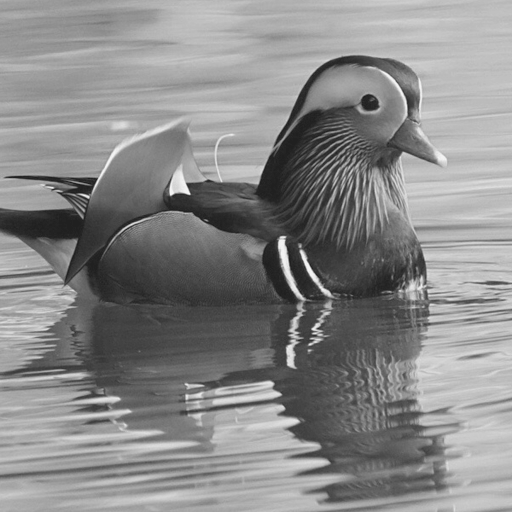
#> input picture DIP_HW2/Bird 2.tif, 512 x 512 px, found by its file name
$ jupyter execute --allow-errors Discrete_Fourier_Transform.ipynb   (shell and % lines are left out)
#> lines starting #> are read from the running program, lines starting #| are printed output that depends on the picture; long printed decimals are rounded
<a href="https://colab.research.google.com/github/Louis5228/Digital-Image-Process/blob/main/Discrete_Fourier_Transform.ipynb" target="_parent"></a>

[cell 1]
import os
from google.colab import drive
from matplotlib import pyplot as plt
import numpy as np
import cv2
import math
drive.mount('/content/gdrive')
os.chdir("/content/gdrive/My Drive/Digital Image Process/HW2")

[cell 2]
# loaded the image in grayscale
image = cv2.imread('Bird 2.tif',0)
#> image is the input picture: shape (512, 512); min 32, max 244, mean 137.1

image_float32 = np.float32(image) # convert from uint8 into float32

dft = cv2.dft(image_float32, flags = cv2.DFT_COMPLEX_OUTPUT) # Computed the 2-d discrete Fourier Transform
dft_shift = np.fft.fftshift(dft) # Shift the zero-frequency component to the center of the spectrum.
magnitude_spectrum = 20 * np.log(cv2.magnitude(dft_shift[:,:,0], dft_shift[:,:,1])) # compute magnitude spectrum
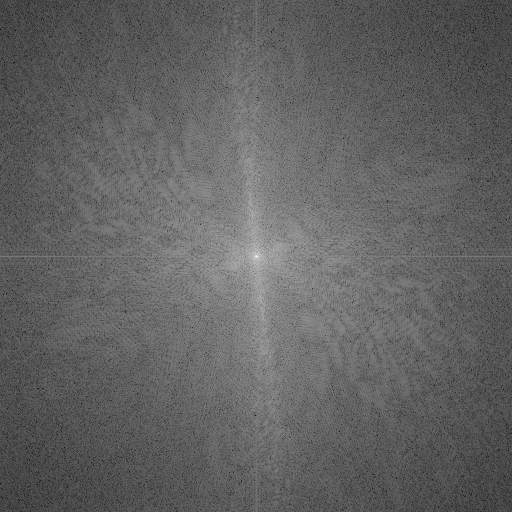
#> magnitude_spectrum: shape (512, 512) float32; min 28.37, max 348, mean 151.5; drawn with min black and max white

dft = cv2.dft(image_float32, flags = cv2.DFT_COMPLEX_OUTPUT)
dft_shift = np.fft.fftshift(dft)
rows, cols = image.shape
#> rows = 512; cols = 512
crow, ccol = rows//2 , cols//2     # center
#> crow = 256; ccol = 256

# create a mask first, center square is 1, remaining all zeros
mask = np.zeros((rows, cols, 2), np.uint8)
mask[crow-30:crow+30, ccol-30:ccol+30] = 1
# apply mask and inverse DFT
fshift = dft_shift*mask
f_ishift = np.fft.ifftshift(fshift)
img_back = cv2.idft(f_ishift)
img_back = cv2.magnitude(img_back[:,:,0],img_back[:,:,1])
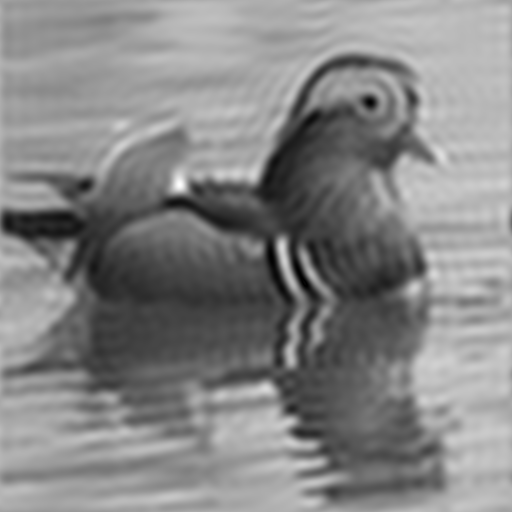
#> img_back: shape (512, 512) float32; min 404754.5, max 68050960, mean 35948332; drawn with min black and max white

plt.figure(figsize=(20,10))
plt.subplot(131)
plt.imshow(image, cmap = 'gray')
plt.title('Input Image', fontsize = 15)
plt.axis('off')

plt.subplot(132)
plt.imshow(magnitude_spectrum, cmap = 'gray')
plt.title('Magnitude Spectrum', fontsize = 15)
plt.axis('off')

plt.subplot(133)
plt.imshow(img_back, cmap = 'gray')
plt.title('Ringed Image', fontsize = 15)
plt.axis('off')
plt.show()
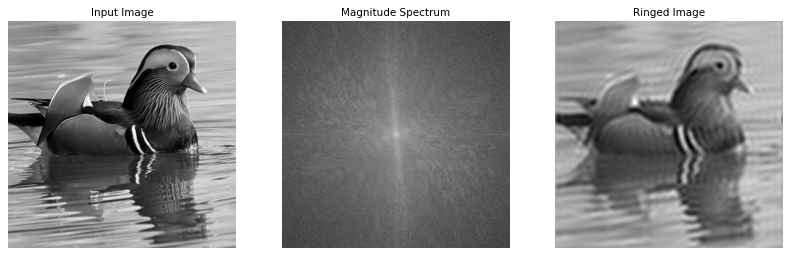
#> figure drawn by matplotlib, 3 panels

[cell 3]
# create a mask first, center square is 0, remaining all ones
mask = np.ones((rows, cols, 2), np.uint8)
mask[crow-30:crow+30, ccol-30:ccol+30] = 0
# apply mask and inverse DFT
fshift = dft_shift*mask
f_ishift = np.fft.ifftshift(fshift)
img_back = cv2.idft(f_ishift)
img_back = cv2.magnitude(img_back[:,:,0],img_back[:,:,1])
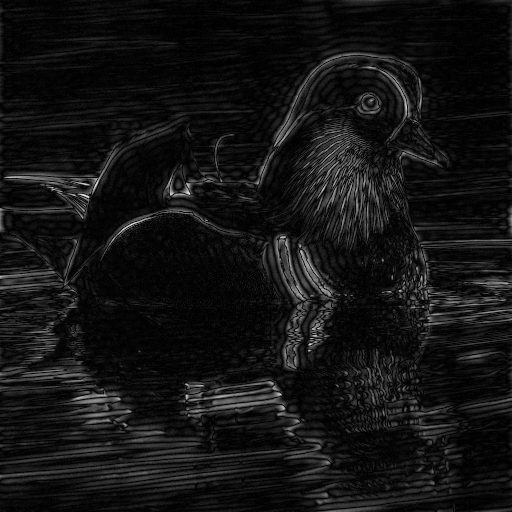
#> img_back: shape (512, 512) float32; min 433.3, max 35832824, mean 2810887.2; drawn with min black and max white

plt.figure(figsize=(14,9))
plt.subplot(121)
#> (the rest of this cell did not finish here and is left out)

[cell 4]
arr_list = []
arr = magnitude_spectrum[:512, :256]
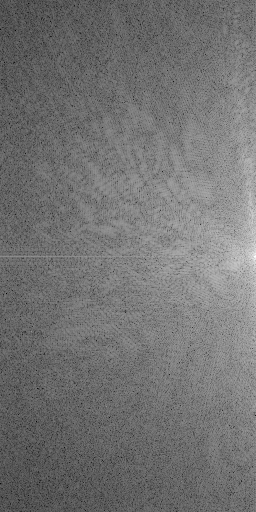
#> arr: shape (512, 256) float32; min 28.37, max 300.5, mean 151.4; drawn with min black and max white
for i in range(256):
  for j in range(512):
    n = [arr[j][i], j, i]
    arr_list.append(n)
#> after the loop, arr_list = 131072 items
arr_list.sort(reverse = True)
print("[value,     u,   v]")
for i in range(25):
  print(arr_list[i])
#> this loop made 25 passes
#| [300.5085, 256, 254]
#| [299.283, 256, 255]
#| [289.264, 255, 255]
#| [287.658, 257, 255]
#| [282.8861, 257, 254]
#| [281.488, 253, 255]
#| [278.697, 259, 254]
#| [275.6128, 258, 255]
#> (further printed lines are left out)
